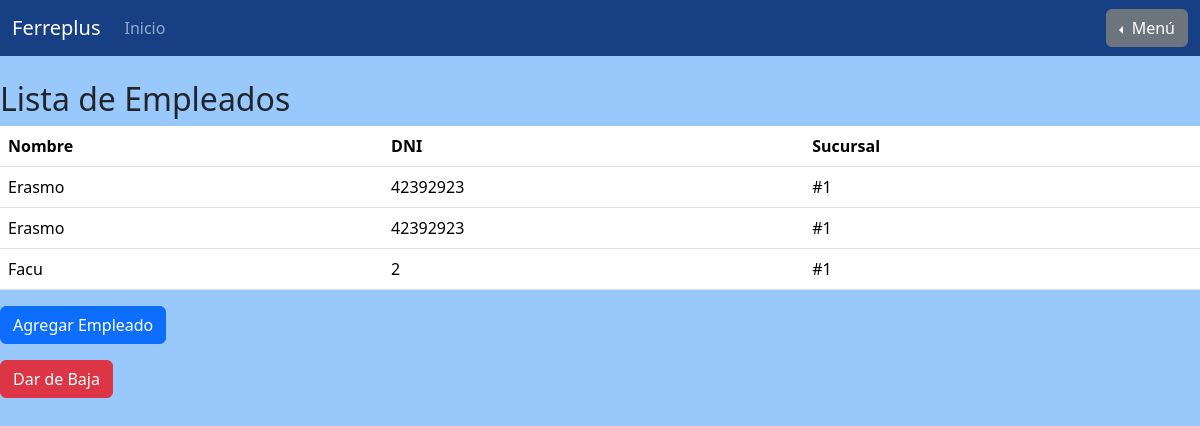
The page /gestion_de_sucursales/gestion_de_empleados/ (signed in) on the database as committed earlier.
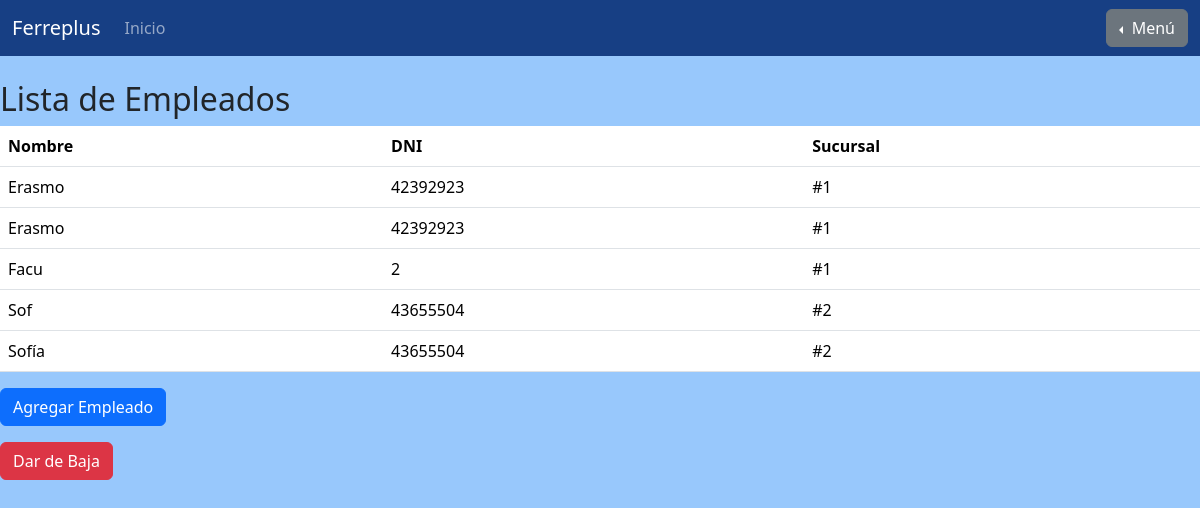
The same page on the database as committed later.
### gestion_de_sucursales/models.py (models this page shows, shortened)
class PerfilEmpleado(models.Model):
    usuario = models.OneToOneField(User, on_delete=models.CASCADE)
    nombre = models.CharField(max_length=200)
    dni = models.CharField(max_length=8)
    sucursal = models.ForeignKey(Sucursal, on_delete=models.SET_NULL, null=True)

class Sucursal(models.Model):
    nombre = models.CharField(max_length=200, primary_key=True)
    ciudad = models.CharField(max_length=200, null=False)

### iniciar_sesion/decoradores.py (the view)
    def wrapper_func(request, *args, **kwargs):
        if request.user.is_superuser:
            return view_func(request, *args, **kwargs)
        else:
            return redirect("homepage")

### gestion_de_sucursales/views.py (called while the page is built)
@super_user
def gestion_de_empleados_view (request):
    empleados = PerfilEmpleado.objects.all()
    return render(request, "gestion_de_sucursales/gestion_de_empleados.html",{'empleados': empleados})

### iniciar_sesion/decoradores.py (called while the page is built)
def super_user(view_func):
    def wrapper_func(request, *args, **kwargs):
        if request.user.is_superuser:
            return view_func(request, *args, **kwargs)
        else:
            return redirect("homepage")
    return wrapper_func

### gestion_de_sucursales/templates/gestion_de_sucursales/gestion_de_empleados.html (shortened to what this page needs)
{% extends "homepage/base.html" %}
{% block content %}
<main>
    <h2>Lista de Empleados</h2>
    <table class="table">
        <thead>
            <tr>
                <th>Nombre</th>
                <th>DNI</th>
                <th>Sucursal</th>
            </tr>
        </thead>
        <tbody>
            {% for empleado in empleados %}
            <tr>
                <td>{{ empleado.nombre }}</td>
                <td>{{ empleado.dni }}</td>
                <td>{{ empleado.sucursal.nombre }}</td>
            </tr>
            {% endfor %}
        </tbody>
    </table>
    <div class="mt-3">
        <a href="{% url 'agregar_empleado' %}" class="btn btn-primary">Agregar Empleado</a>
    </div>
    <div class="mt-3">
        <a href="{% url 'dar_de_baja' %}" class="btn btn-danger">Dar de Baja</a>
    </div>
</main>
{% endblock %}

### homepage/templates/homepage/base.html (shortened to what this page needs)
<!doctype html>
<html lang="en">
  <head>
    <link href="https://cdn.jsdelivr.net/npm/bootstrap@5.3.3/dist/css/bootstrap.min.css" rel="stylesheet">
  </head>
  <body>
    {% include "homepage/navbar.html" %}
    <br/>
    {% block content %}{% endblock %}
  </body>
</html>

### homepage/templates/homepage/navbar.html (shortened to what this page needs)
<nav class="navbar navbar-expand-lg navbar-dark" style="background-color: #173F84;">
  <div class="container-fluid">
    <a class="navbar-brand" href="{% url 'homepage' %}">Ferreplus</a>
    <div class="collapse navbar-collapse" id="navbarNav">
      <ul class="navbar-nav">
        <li class="nav-item">
          <a class="nav-link" aria-current="page" href="{% url 'homepage' %}">Inicio</a>
        </li>
      </ul>
    </div>
    <div class="btn-group dropstart">
      <button type="button" class="btn btn-secondary dropdown-toggle" data-bs-toggle="dropdown" aria-expanded="false">
        Menú
      </button>
    </div>
  </div>
</nav>

### homepage/templates/homepage/base.html (style rules this page uses)
body { background-color: #98C8FC; }

Rows that differ between the two databases and show on the page:
added PerfilEmpleado: nombre "Sof", dni "43655504", sucursal.nombre "#2"
added PerfilEmpleado: nombre "Sofía", dni "43655504", sucursal.nombre "#2"
